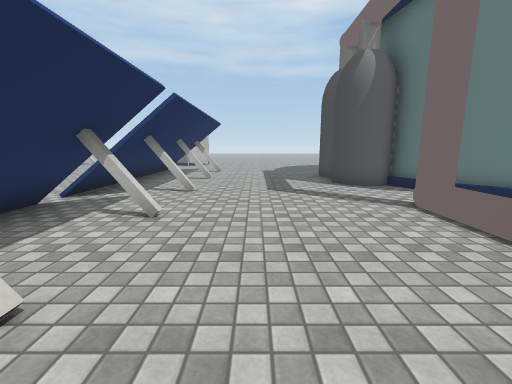
View 1 (above)

20 first-person views from a walk through a Unity game level. The camera is 1.3 m above the floor, tilts 10° down and sees 90° across. The floor is counted in squares, 1 m on a side. Each view is taken from the middle of a square. On the plan, view 1 faces up. The plan holds only what a view shows up to about 13 squares ahead; the rest is blank. The place goes on beyond the plan. The player character is not drawn. Some surface patterns are stand-ins.

View 2
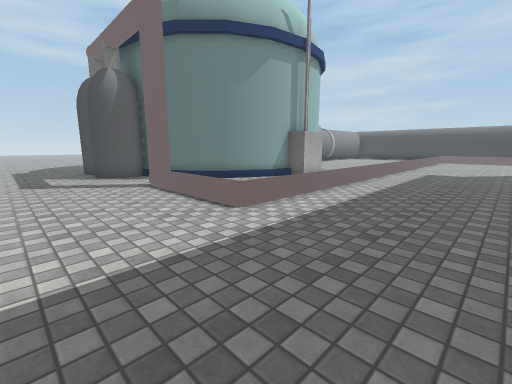

View 3
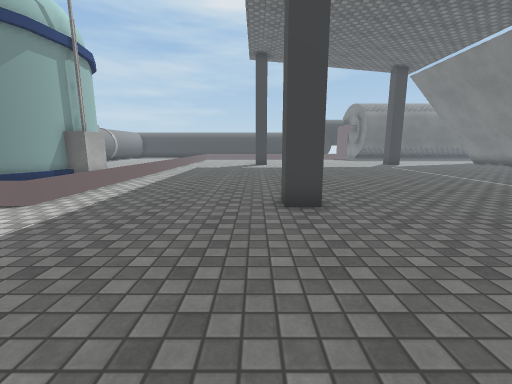

View 4
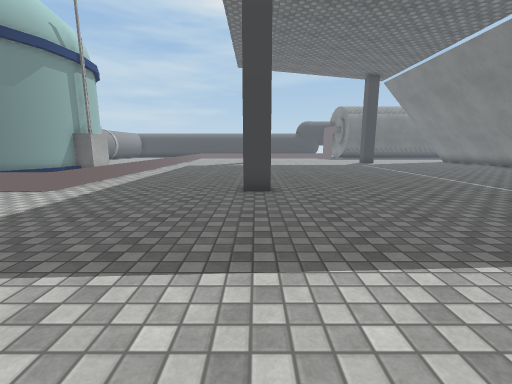

View 5
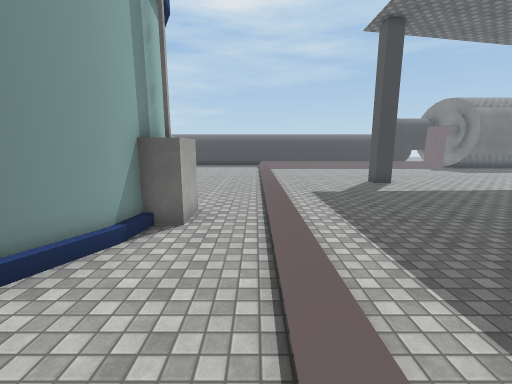

View 6
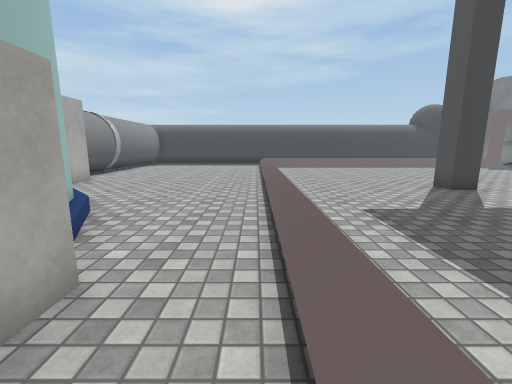

View 7
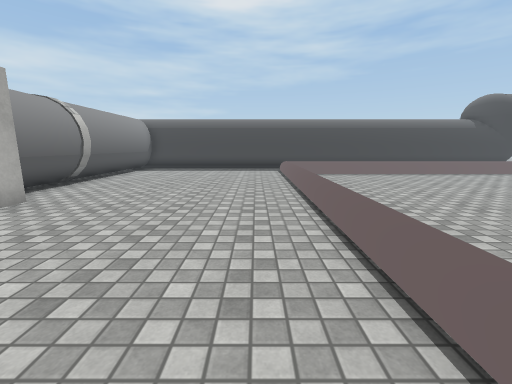

View 8
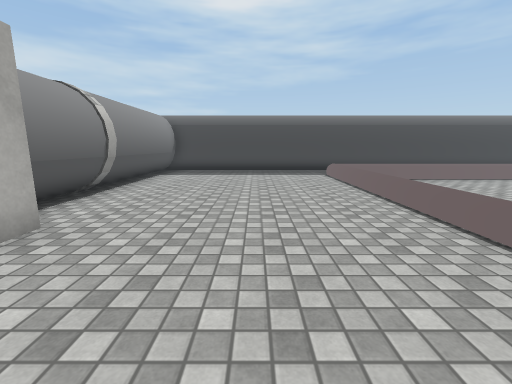

View 9
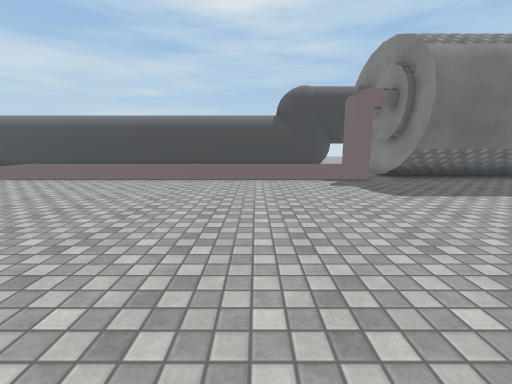

View 10
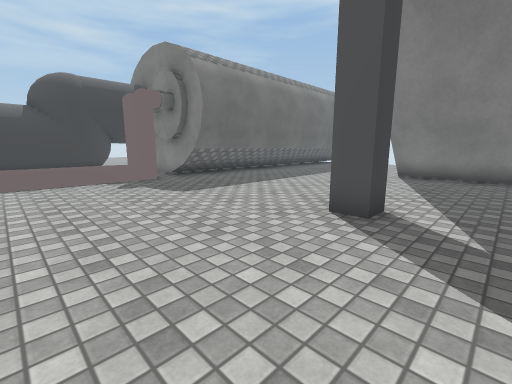

View 11
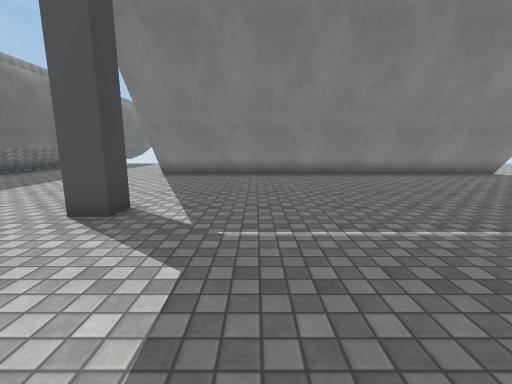

View 12
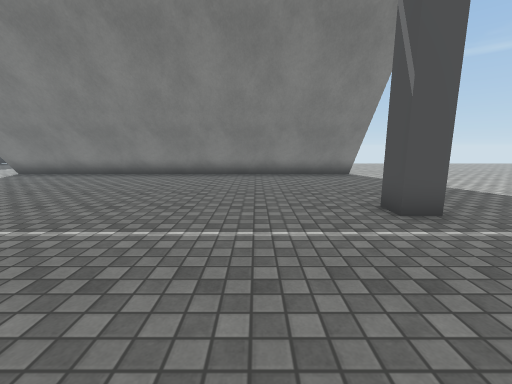

View 13
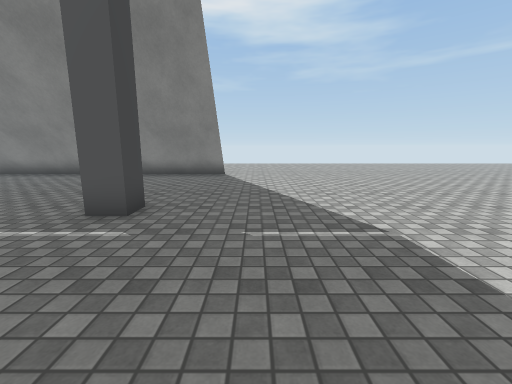

View 14
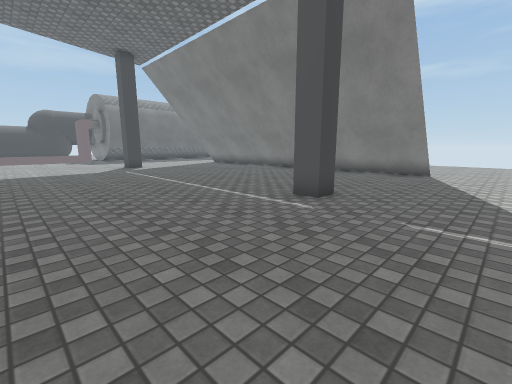

View 15
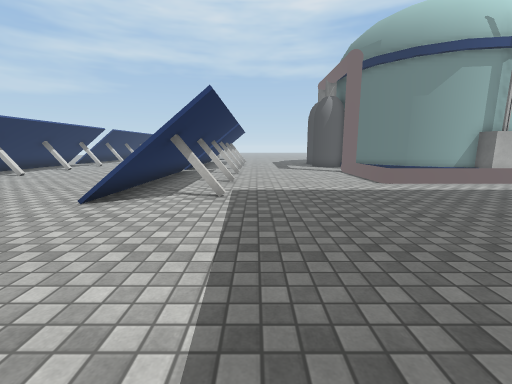

View 16
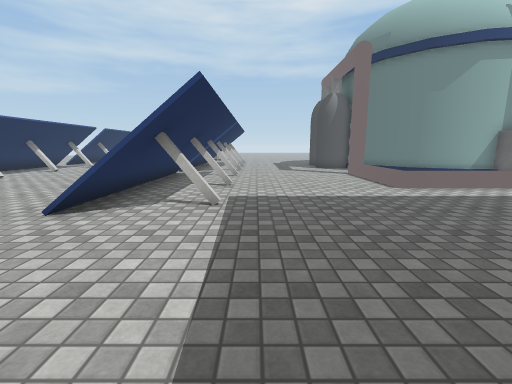

View 17
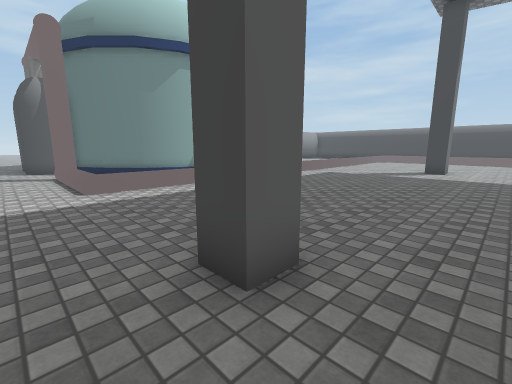

View 18
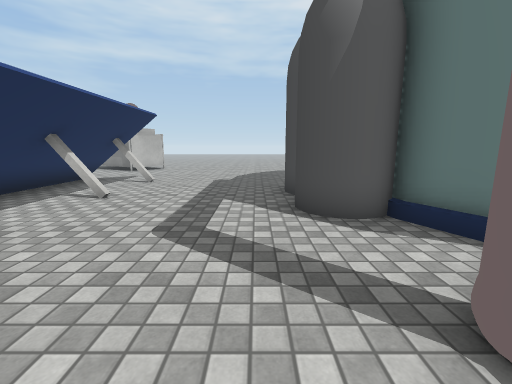

View 19
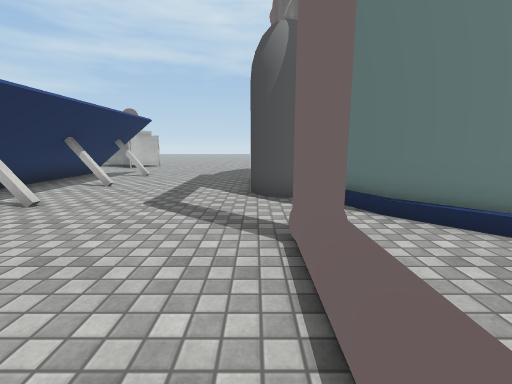

View 20
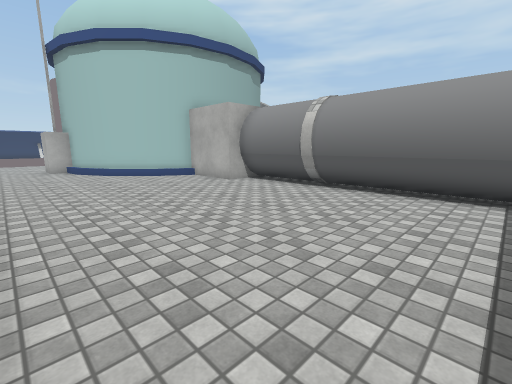

### Floor plan
Key: @ floor where view 1 was taken; # wall or solid block; . main floor; : floor 0.5 m higher than the main floor; / step, stairs or slope; = window, fence, low wall or low ledge; v drop or lower ground; B block; O other object.
Columns run from 9 left of view 1 to 29 right of it. Each row starts with its distance up from view 1.
 13       /......
 12       /.....##
 11     ////....#
 10     / /.....#               #  #
  9     / /.....###          #############
  8    ./ //......##        ##...........#
  7    .///........##      ##............#
  6     .v/......O..##    ##.............#
  5     ////.....O...######..............#
  4 ..  / /....../.....BB................#
  3 ..  / /....../.......................#
  2 ... / //...../.......................#
  1 ... / /....../...................../:#
  0 ....///..@.........................//#
 -1  ...////...........................//#
 -2   ..///............................//#
 -3    ................................//#
 -4     ......................#........//#
 -5     .........#.....................//#
 -6      ..............................//#
 -7       .............................//#
 -8        ............................//#
 -9         ...........................//#
-10         ...........................//#
-11        ............................//#
-12       .............................//#
-13       ............................OOO##
-14      ........#............#........O
-15     .............................#####
-16    ..............................##
-17   ...............................##
-18  ................................##
-19 ............................. ...##
-20 ............################. ...##
-21 ............================.   .##

Where each view was taken, in squares from view 1:
view 1: 0 up, 0 right, facing up
view 2: 3 down, 0 right, facing up-right
view 3: 4 down, 2 left, facing right
view 4: 5 down, 4 left, facing right
view 5: 2 up, 4 right, facing right
view 6: 2 up, 9 right, facing right
view 7: 3 up, 13 right, facing right
view 8: 5 up, 15 right, facing right
view 9: 9 down, 15 right, facing right
view 10: 9 down, 15 right, facing down-right
view 11: 9 down, 14 right, facing down
view 12: 9 down, 7 right, facing down
view 13: 9 down, 1 right, facing down
view 14: 8 down, 0 right, facing down-right
view 15: 8 down, 1 left, facing up
view 16: 7 down, 1 left, facing up
view 17: 7 down, 2 right, facing up-right
view 18: 4 up, 2 right, facing up
view 19: 2 up, 3 right, facing up
view 20: 2 up, 27 right, facing up-left
